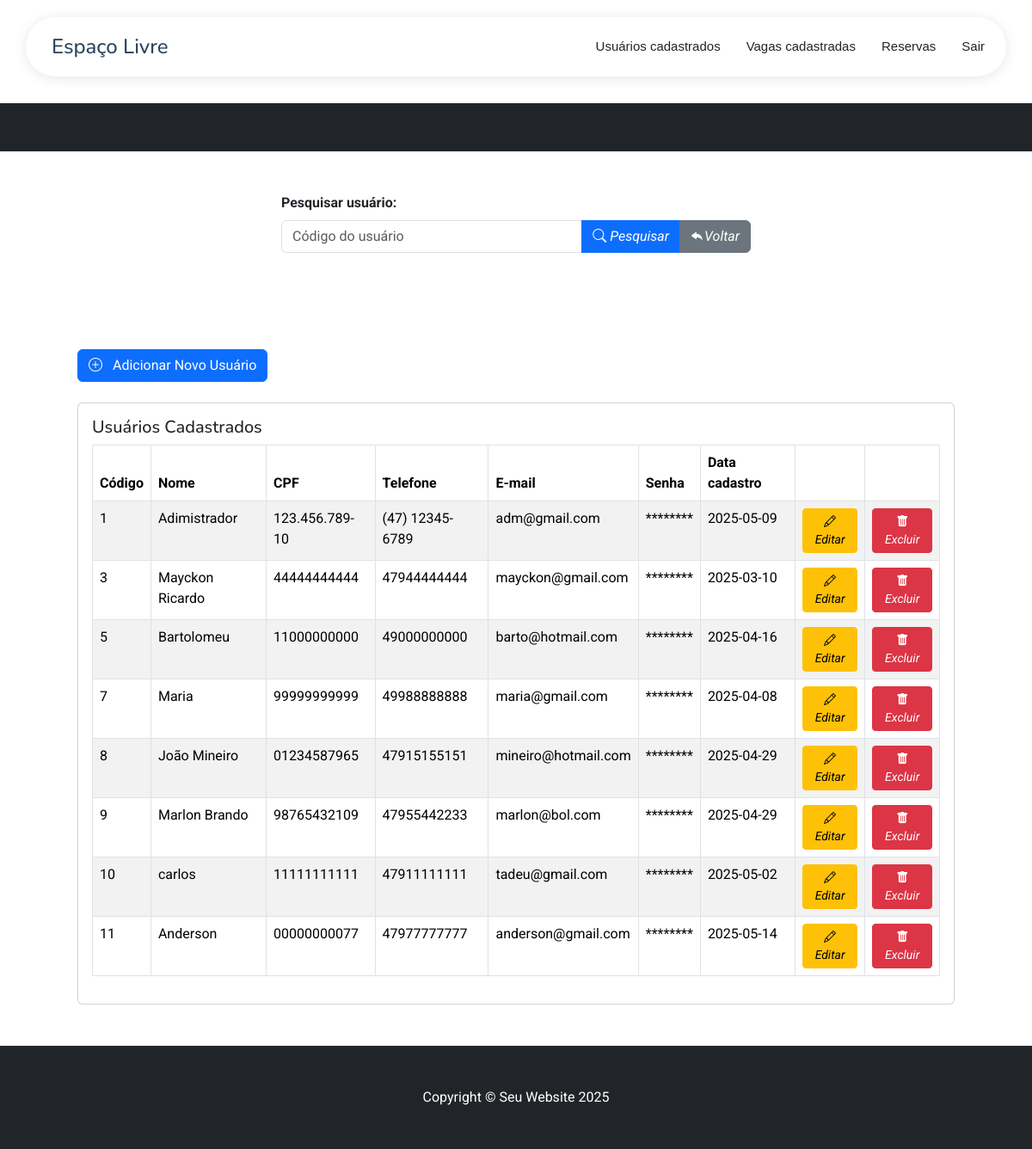
/listaUsuarios.php, run on the app's committed database.
### tables this page shows
CREATE TABLE `usuarios` (
  `id` int(20) NOT NULL,
  `nome` varchar(255) NOT NULL,
  `cpf` varchar(20) DEFAULT NULL,
  `telefone` varchar(20) DEFAULT NULL,
  `email` varchar(255) NOT NULL,
  `senha` varchar(255) NOT NULL,
  `dataCadastro` date DEFAULT curdate(),
  `nivel_acesso` int(11) NOT NULL DEFAULT 1
);

### listaUsuarios.php (the view, shortened to what this page needs)
<!DOCTYPE html>
<?php
include_once("conexao.php");
$sql_pesquisa = "SELECT * FROM `usuarios`";
?>
<html lang="pt-br">
    <?php
        require_once 'components/head.php';
    ?>
<head>
</head>
<body>
     <?php require_once 'components/headerTres.php'; ?><br><br><br><br><br>
    <header class="bg-dark py-1">
    </header>
    <div class="content">
        <div class="container mt-5">
            <div class="row justify-content-center">
                <div class="col-lg-6">
                    <div class="mb-3">
                        <form action="" method="POST" class="form-inline">
                            <label for="id_usuario" class="form-label"><b>Pesquisar usuário:</b></label>
                            <div class="input-group">
                                <input type="number" class="form-control" name="id_usuario" id="id_usuario" placeholder="Código do usuário" />
                                <button type="submit" name="btnPesquisarUsuarios" class="btn btn-primary">
                                    <i class="bi bi-search"> Pesquisar</i>
                                </button>
                                <button type="submit" name="btnRetornar" class="btn btn-secondary">
                                    <i class="bi bi-reply-fill">Voltar</i>
                                </button>
                            </div>
                        </form>
                    </div>
                </div>
            </div>
            <section class="py-5">
                <div class="container px-4 px-lg-5 mt-5">
                    <div class="mb-4">
                        <a href="cadastrarUsuario.php" class="btn btn-primary">
                            <i class="bi bi-plus-circle me-2"></i> Adicionar Novo Usuário
                        </a>
                    </div>
                    <div class="card">
                        <div class="card-body">
                                <h5 class="card-title">Usuários Cadastrados</h5>
                            <div class="table-responsive">
                                <table class="table table-striped table-bordered">
                                    <thead>
                                        <tr>
                                            <th scope="col">Código</th>
                                            <th scope="col">Nome</th>
                                            <th scope="col">CPF</th>
                                            <th scope="col">Telefone</th>
                                            <th scope="col">E-mail</th>
                                            <th scope="col">Senha</th>
                                            <th scope="col">Data cadastro</th>
                                            <th scope="col"></th>
                                            <th scope="col"></th>
                                        </tr>
                                    </thead>
                                    <tbody>
                                        <?php listarUsuarios($conexao, $sql_pesquisa); ?>
                                    </tbody>
                                </table>
                            </div>
                        </div>
                    </div>
                </div>
            </section>
        </div>
        <footer class="py-5 bg-dark">
            <div class="container px-4 px-lg-5">
                <p class="m-0 text-center text-white">Copyright &copy; Seu Website 2025</p>
            </div>
        </footer>
    </div>
</body>
</html>
<?php
    function listarUsuarios($conexao, $sql_pesquisa)
    {
        $result = mysqli_query($conexao, $sql_pesquisa);
        while ($linha = mysqli_fetch_assoc($result)) {
            echo "<tr>";
            echo "<td>" . htmlspecialchars($linha['id']) . "</td>";
            echo "<td>" . htmlspecialchars($linha['nome']) . "</td>";
            echo "<td>" . htmlspecialchars($linha['cpf']) . "</td>";
            echo "<td>" . htmlspecialchars($linha['telefone']) . "</td>";
            echo "<td>" . htmlspecialchars($linha['email']) . "</td>";
            echo "<td>" . '********' . "</td>";
            echo "<td>" . htmlspecialchars($linha['dataCadastro']) . "</td>";
            echo "<td>
                          <a class='btn btn-sm btn-warning' href='editUsuario.php?id=" . $linha['id'] . "' id='editar' title='Editar'>
                              <i class='bi bi-pencil'>Editar</i>
                          </a>
                  </td>";
            echo "<td>
                          <a class='btn btn-sm btn-danger' href='deleteUsuario.php?id=" . $linha['id'] . "' id='deletar' title='Delete' onclick=\"return confirm('Tem certeza que deseja excluir este usuário?')\">
                              <i class='bi bi-trash-fill'>Excluir</i>
                          </a>
                  </td>";
            echo "</tr>";
        }
    }
?>

### assets/css/main.css (style rules this page uses)
:root { --default-font: "Roboto", system-ui, -apple-system, "Segoe UI", Roboto, "Helvetica Neue", Arial, "Noto Sans", "Liberation Sans", sans-serif, "Apple Color Emoji", "Segoe UI Emoji", "Segoe UI Symbol", "Noto Color Emoji"; --heading-font: "Nunito", sans-serif; --nav-font: "Inter", sans-serif; }
:root { --background-color: #ffffff; --default-color: #212529; --heading-color: #2d465e; --accent-color: #0d83fd; --surface-color: #ffffff; --contrast-color: #ffffff; }
:root { --nav-color: #212529; --nav-hover-color: #0d83fd; --nav-mobile-background-color: #ffffff; --nav-dropdown-background-color: #ffffff; --nav-dropdown-color: #212529; --nav-dropdown-hover-color: #0d83fd; }
:root { scroll-behavior: smooth; }
body { color: var(--default-color); background-color: var(--background-color); font-family: var(--default-font); }
a { color: var(--accent-color); text-decoration: none; transition: 0.3s; }
h1, h2, h3, h4, h5, h6 { color: var(--heading-color); font-family: var(--heading-font); }
section, .section { color: var(--default-color); background-color: var(--background-color); padding: 60px 0; scroll-margin-top: 90px; overflow: clip; }

### data on the page
usuarios: id "1", nome "Adimistrador", cpf "123.456.789-10", telefone "(47) 12345-6789", email "adm@gmail.com", dataCadastro "2025-05-09"
usuarios: id "3", nome "Mayckon Ricardo", cpf "44444444444", telefone "47944444444", email "mayckon@gmail.com", dataCadastro "2025-03-10"
usuarios: id "5", nome "Bartolomeu", cpf "11000000000", telefone "49000000000", email "barto@hotmail.com", dataCadastro "2025-04-16"
usuarios: id "7", nome "Maria", cpf "99999999999", telefone "49988888888", email "maria@gmail.com", dataCadastro "2025-04-08"
usuarios: id "8", nome "João Mineiro", cpf "01234587965", telefone "47915155151", email "mineiro@hotmail.com", dataCadastro "2025-04-29"
usuarios: id "9", nome "Marlon Brando", cpf "98765432109", telefone "47955442233", email "marlon@bol.com", dataCadastro "2025-04-29"
usuarios: id "10", nome "carlos", cpf "11111111111", telefone "47911111111", email "tadeu@gmail.com", dataCadastro "2025-05-02"
usuarios: id "11", nome "Anderson", cpf "00000000077", telefone "47977777777", email "anderson@gmail.com", dataCadastro "2025-05-14"
